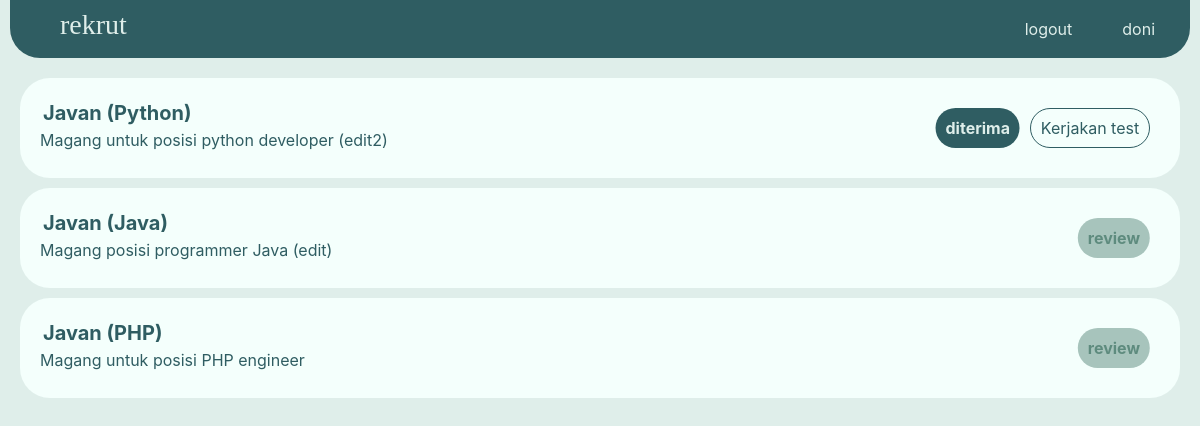
The page /pelamar/ (signed in) on the database its author committed.
### rekrutmen/models.py (models this page shows, shortened)
class JobList(models.Model):
    job = models.ForeignKey(Job, on_delete=models.CASCADE, null = True)
    pelamar_id = models.ForeignKey(User, on_delete=models.CASCADE, null=True)
    JOB_STATUS = [
        ('review', 'review'),
        ('diterima', 'diterima'),
        ('ditolak', 'ditolak'),
    ]
    status = models.CharField(
            max_length=10,
            choices=JOB_STATUS,
            default='review',
            null = True)
    tests = models.ManyToManyField(Test)

class Job(models.Model):
    job_name = models.CharField(max_length=100)
    description = models.TextField()
    hdc_id = models.ForeignKey(User, on_delete=models.CASCADE, null=True)
    tests = models.ManyToManyField(Test)

### rekrutmen/views.py (the view)
# urls.py: path('pelamar/', views.pelamar, name='pelamar'),
def pelamar (request):
    dataset = JobList.objects.filter(pelamar_id=request.user)
    print (dataset)
    context = {'dataset':dataset}
    return render (request, 'pelamar/pelamar.html', context)

### rekrutmen/templates/pelamar/pelamar.html (shortened to what this page needs)
{% extends 'public/base.html' %}
{% block content %}
<div class="content">
    <div class = "content-card">
        <ul>
            {% for data in dataset %}
            <li>
                <div class="job-card">
                    <div>
                        <h5>{{ data.job.job_name }}</h5>
                        <p>{{ data.job.description }}</p>
                    </div>
                    {% if data.status == 'diterima' %}
                    <div id="jobContainer1">
                        <p style="background-color:var(--main-dark); color: var(--main-light);">
                            {{ data.status }}
                        </p>
                        <a href="{% url 'test' data.job.id %}" id="job-act" style="width: 120px;">
                            Kerjakan test
                        </a>
                    </div>
                    {% elif data.status == 'ditolak' %}
                    <div id="jobContainer1">
                        <p style="background-color:rgb(241, 183, 75);">
                            {{ data.status }}
                        </p>
                    </div>
                    {% else %}
                    <div id="jobContainer1">
                        <p>
                            {{ data.status }}
                        </p>
                    </div>
                    {% endif %}
                </div>
            </li>
            {% endfor %}
        </ul>
    </div>
</div>
{% endblock %}

### rekrutmen/templates/public/base.html (shortened to what this page needs)
{% load static %}
<!DOCTYPE html>
<html lang="en" xml:lang="en">
<head>
    <link rel="stylesheet" href="https://stackpath.bootstrapcdn.com/bootstrap/4.1.3/css/bootstrap.min.css">
    <link rel="stylesheet"  href="{%  static  'css/style.css'  %}">
</head>
<body>
    <div class="navbar">
        <div class="header-title">
            <a href="{% url 'dashboard' %}"><h3>rekrut</h3></a>
        </div>
        <div class="menu">
            <ul>
                {% if user.is_authenticated %}
                <li><a href="#">{{ user.username }}</a></li>
                <li><a href="{% url 'logout' %}">logout</a></li>
                {% else %}
                <li><a href="{% url 'login' %}">login</a></li>
                <li><a href="{% url 'register' %}">sign up</a></li>
                {% endif %}
            </ul>
        </div>
    </div>
    <div>
	{% block content %}
	{% endblock %}
    </div>
</body>
</html>

### rekrutmen/static/css/style.css (style rules this page uses)
:root { --main-light: #DFEEEA; --main-dark: #2F5D62; --dark-accent: #5E8B7E; --light-accent: #A7C4BC; }
body { background-color: var(--main-light) }
.navbar { background-color: var(--main-dark); margin-left: 10px; margin-right: 10px; margin-bottom: 10px; padding: 0px; border-radius: 0px 0px 30px 30px }
.navbar ul { list-style-type: none; margin: 0; padding: 10px; overflow: hidden; }
.navbar li { float: right; }
.navbar li a { display: block; color: var(--main-light); text-align: center; padding: 7px 25px; border-radius: 30px; }
.header-title { float: left; color: var(--main-light); display: block; padding: 7px 10px; padding-left: 50px; text-align: center; font-family: "nasalization"; }
.header-title a { text-decoration: none; color: var(--main-light); }
.content { height: 100%; margin: 10px; display: flex; justify-content: center; }
.content-card { color: var(--main-dark); width: 100%; list-style-type: none; }
.content-card ul { list-style-type: none; margin: 0; padding: 0; overflow: hidden; }
.job-card { background-color: #f4fffc; height: 100px; border-radius: 30px; padding: 20px; margin: 10px; display: flex; justify-content: space-between; }
.job-card h5 { font-weight: bold; margin: 3px; }
.job-card #jobContainer1 { padding: 10px 0px; display: flex; text-align: center; margin: 0px 10px; }
.job-card #job-act { border-style: solid; border-width: 1px; border-color: var(--main-dark); color: var(--main-dark); border-radius: 30px; height: 40px; width: 70px; padding: 7px 0px; margin: 0px 0px 0px 10px; }
.job-card #jobContainer1 p { background-color: #A7C4BC; color: var(--dark-accent); padding: 8px 10px; border-radius: 20px; position: absolute; margin-right: -50%; transform: translate(-100%,0%); font-weight: bold; }

### rows shown on the page
JobList: job.job_name "Javan (Python)", job.description "Magang untuk posisi python developer (edit2)", status "diterima"
JobList: job.job_name "Javan (Java)", job.description "Magang posisi programmer Java (edit)", status "review"
JobList: job.job_name "Javan (PHP)", job.description "Magang untuk posisi PHP engineer", status "review"

### other values the page prints
{{ user.username }} "doni"
